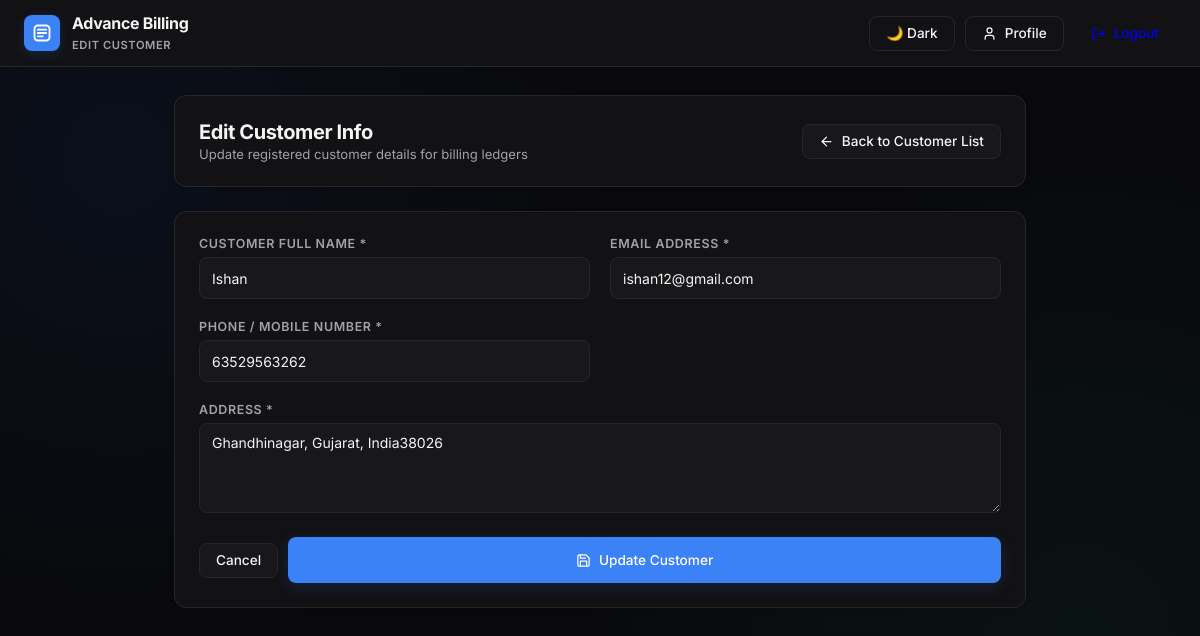
Page /edit-customer/2/ (signed in) on the committed database.
### billing/models.py (models this page shows, shortened)
class Customer(models.Model):
    name = models.CharField(max_length=100)
    email = models.EmailField(blank=True, null=True)
    phone = models.CharField(max_length=20)
    address = models.TextField(blank=True, null=True)
    created_at = models.DateTimeField(auto_now_add=True)

### billing/views.py (the view, shortened to what this page needs)
# urls.py: path('edit-customer/<int:id>/', views.edit_customer, name='edit_customer'),
@csrf_exempt
def edit_customer(request, id):
    try:
        user_id = request.session.get('user_id')
        if not user_id:
            return redirect('distributor_login')
        user = User.objects.get(id=user_id, usertype='distributor')
        customer = Customer.objects.get(id=id)
        return render(request, 'billing/edit-customer.html', {'user': user, 'profile': user, 'customer': customer})
    except (User.DoesNotExist, Customer.DoesNotExist):
        messages.error(request, "Customer not found.")
        return redirect('customer_list')
    except Exception:
        return redirect('customer_list')

### billing/templates/billing/edit-customer.html (shortened to what this page needs)
{% load static %}
<!DOCTYPE html>
<html lang="en">
<head>
    <link rel="stylesheet" href="{% static 'assets/css/styles.css' %}?v=2">
</head>
<body class="theme-distributor">
    <header class="top-navbar">
        <div class="nav-inner">
            <a href="{% url 'distributor_dashboard' %}" class="brand-container">
                <div class="brand-icon">
                    <svg width="20" height="20" viewBox="0 0 24 24" fill="none" stroke="currentColor" stroke-width="2.2" stroke-linecap="round" stroke-linejoin="round">
                        <rect x="3" y="3" width="18" height="18" rx="4" />
                        <path d="M7 8h10" />
                        <path d="M7 12h10" />
                        <path d="M7 16h6" />
                    </svg>
                </div>
                <div class="brand-titles">
                    <h1>Advance Billing</h1>
                    <span>Edit Customer</span>
                </div>
            </a>
            <div class="nav-actions">
                <button type="button" id="theme-toggle-btn" class="btn-shadcn btn-outline" onclick="App.toggleTheme()">
                </button>
                <a href="{% url 'distributor_profile' %}" class="btn-shadcn btn-outline">
                    <svg width="15" height="15" viewBox="0 0 24 24" fill="none" stroke="currentColor" stroke-width="2" stroke-linecap="round" stroke-linejoin="round">
                        <path d="M19 21v-2a4 4 0 0 0-4-4H9a4 4 0 0 0-4 4v2"/>
                        <circle cx="12" cy="7" r="4"/>
                    </svg>
                    <span>Profile</span>
                </a>
                <a href="{% url 'logout' %}" class="btn-shadcn btn-destructive">
                    <svg width="15" height="15" viewBox="0 0 24 24" fill="none" stroke="currentColor" stroke-width="2" stroke-linecap="round" stroke-linejoin="round">
                        <path d="M9 21H5a2 2 0 0 1-2-2V5a2 2 0 0 1 2-2h4"/>
                        <polyline points="16 17 21 12 16 7"/>
                        <line x1="21" y1="12" x2="9" y2="12"/>
                    </svg>
                    <span>Logout</span>
                </a>
            </div>
        </div>
    </header>
    <main class="main-container">
        <div class="shadcn-card">
            <div class="header-banner">
                <div class="title-meta">
                    <h2>Edit Customer Info</h2>
                    <p>Update registered customer details for billing ledgers</p>
                </div>
                <a href="{% url 'customer_list' %}" class="btn-shadcn btn-secondary">
                    <svg width="15" height="15" viewBox="0 0 24 24" fill="none" stroke="currentColor" stroke-width="2" stroke-linecap="round" stroke-linejoin="round">
                        <line x1="19" y1="12" x2="5" y2="12"/>
                        <polyline points="12 19 5 12 12 5"/>
                    </svg>
                    <span>Back to Customer List</span>
                </a>
            </div>
        </div>
        <div class="shadcn-card">
            <form method="POST" action="{% url 'edit_customer' customer.id %}">
                <div class="form-grid">
                    <div class="form-field">
                        <label class="form-label" for="name">Customer Full Name *</label>
                        <input type="text" id="name" name="name" value="{{ customer.name }}" placeholder="Enter customer full name" class="form-input" required>
                    </div>
                    <div class="form-field">
                        <label class="form-label" for="email">Email Address *</label>
                        <input type="email" id="email" name="email" value="{{ customer.email|default:'' }}" placeholder="customer@example.com" class="form-input" required>
                    </div>
                    <div class="form-field">
                        <label class="form-label" for="phone">Phone / Mobile Number *</label>
                        <input type="text" id="phone" name="phone" value="{{ customer.phone }}" placeholder="Enter 10-digit mobile number" class="form-input" required>
                    </div>
                    <div class="form-field-full">
                        <label class="form-label" for="address">Address *</label>
                        <textarea id="address" name="address" placeholder="Enter customer complete address" class="form-textarea" required>{{ customer.address|default:'' }}</textarea>
                    </div>
                </div>
                <div class="action-row">
                    <a href="{% url 'customer_list' %}" class="btn-shadcn btn-secondary">
                        Cancel
                    </a>
                    <button type="submit" class="btn-shadcn btn-primary" style="padding: 0.5rem 1.5rem;">
                        <svg width="15" height="15" viewBox="0 0 24 24" fill="none" stroke="currentColor" stroke-width="2" stroke-linecap="round" stroke-linejoin="round"><path d="M19 21H5a2 2 0 0 1-2-2V5a2 2 0 0 1 2-2h11l5 5v11a2 2 0 0 1-2 2z"/><polyline points="17 21 17 13 7 13 7 21"/><polyline points="7 3 7 8 15 8"/></svg>
                        <span>Update Customer</span>
                    </button>
                </div>
            </form>
        </div>
    </main>
</body>
</html>

### billing/static/assets/css/styles.css (style rules this page uses)
:root { --bg-main: #09090b; --card-bg: #121215; --card-elevated: #18181b; --border: #27272a; --border-hover: #3f3f46; --text-primary: #f4f4f5; --text-muted: #a1a1aa; --text-dim: #71717a; --dist-primary: #3b82f6; --dist-hover: #2563eb; --dist-glow: rgba(59, 130, 246, 0.2); --dist-accent: #0ea5e9; --admin-primary: #10b981; --admin-hover: #059669; --admin-glow: rgba(16, 185, 129, 0.2); --admin-accent: #34d399; --primary: var(--dist-primary); --primary-hover: var(--dist-hover); --primary-glow: var(--dist-glow); --accent: var(--dist-accent); --font-head: 'Inter', -apple-system, BlinkMacSystemFont, sans-serif; --font-body: 'Inter', -apple-system, BlinkMacSystemFont, sans-serif; --radius-sm: 6px; --radius-md: 8px; --radius-lg: 12px; --transition: all 0.15s cubic-bezier(0.4, 0, 0.2, 1); }
body.mode-distributor, body.theme-distributor { --primary: var(--dist-primary); --primary-hover: var(--dist-hover); --primary-glow: var(--dist-glow); --accent: var(--dist-accent); }
* { margin: 0; padding: 0; box-sizing: border-box; font-family: var(--font-body); }
body { background-color: var(--bg-main); color: var(--text-primary); min-height: 100vh; display: flex; flex-direction: column; position: relative; transition: background-color 0.3s ease, color 0.3s ease; background-image: radial-gradient(circle at 10% 20%, rgba(37, 99, 235, 0.07) 0%, transparent 40%), radial-gradient(circle at 90% 80%, rgba(16, 185, 129, 0.06) 0%, transparent 40%); }
.btn-primary { width: 100%; height: 46px; background: var(--primary); color: #fff; border: none; border-radius: var(--radius-md); font-size: 0.9rem; font-weight: 700; cursor: pointer; box-shadow: 0 4px 15px var(--primary-glow); transition: var(--transition); }
.brand-icon { width: 42px; height: 42px; background: linear-gradient(135deg, var(--primary), var(--accent)); border-radius: var(--radius-md); display: flex; align-items: center; justify-content: center; font-family: var(--font-head); font-weight: 800; font-size: 1.1rem; color: #fff; box-shadow: 0 4px 14px var(--primary-glow); }

### rows in the picture
Customer: name "Ishan", email "ishan12@gmail.com", phone "63529563262", address "Ghandhinagar, Gujarat, India38026"
